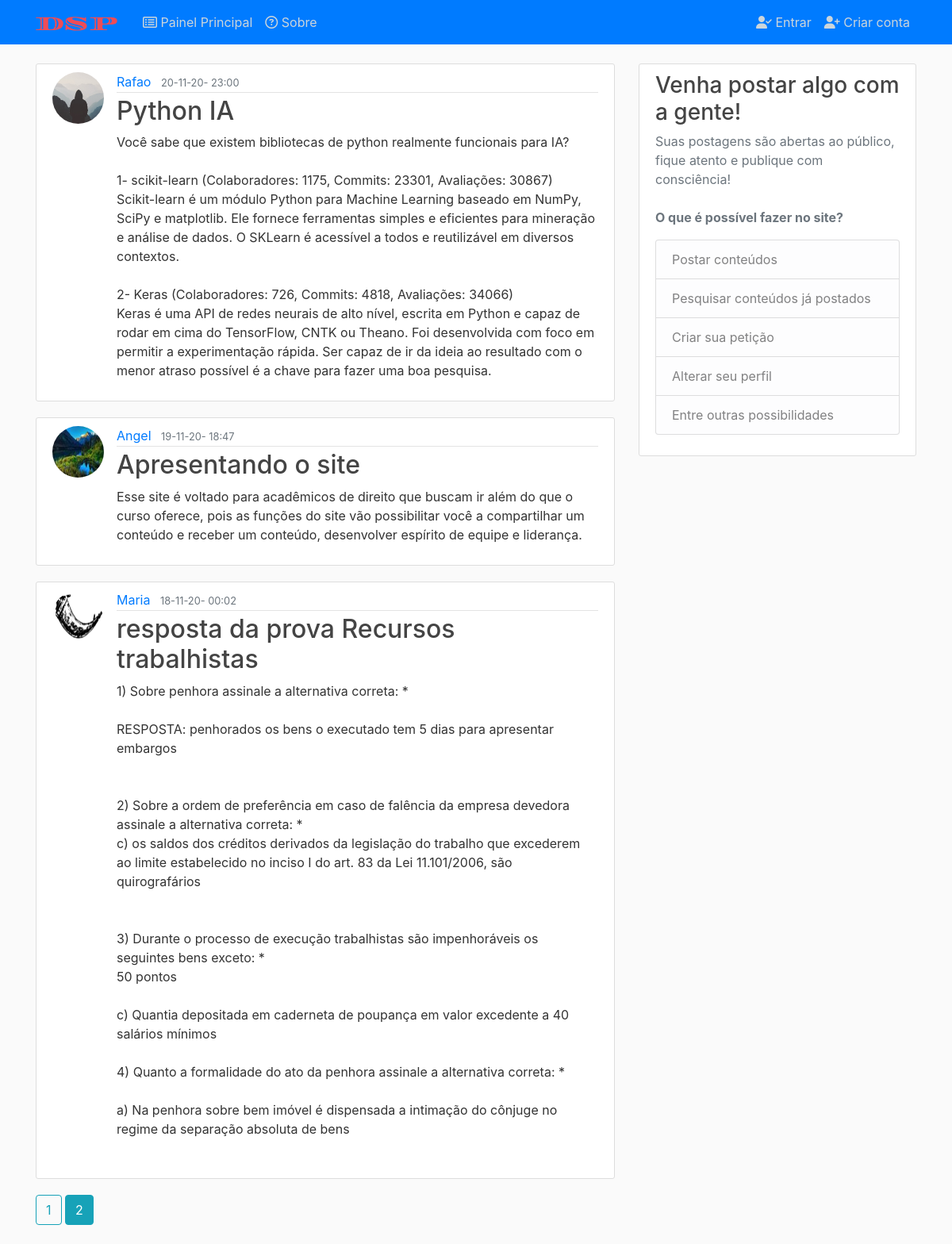
/2, run on the app's committed database.
### application/models.py (models this page shows, shortened)
class Post(db.Model):
    id = db.Column(db.Integer, primary_key=True)
    title = db.Column(db.String(100), nullable=False)
    date_posted = db.Column(db.DateTime, nullable=False,
                            default=datetime.now)
    content = db.Column(db.Text, nullable=False)
    user_id = db.Column(db.Integer, db.ForeignKey('user.id'), nullable=False)

class User(db.Model, UserMixin):
    id = db.Column(db.Integer, primary_key=True)
    username = db.Column(db.String(20), unique=True, nullable=False)
    email = db.Column(db.String(120), unique=True, nullable=False)
    image_file = db.Column(db.String(20), nullable=False,
                           default='default.jpg')
    password = db.Column(db.String(60), nullable=False)
    posts = db.relationship('Post', backref='author', lazy=True)

### application/main/routes.py (the view, shortened to what this page needs)
@main.route('/', methods=['GET', 'POST'], defaults={"page": 1})
@main.route('/<int:page>', methods=['GET', 'POST'])
def index(page):
    page = page
    pages = 5
    posts = Post.query.order_by(
        Post.date_posted.desc()).paginate(page, pages, error_out=False)
    return render_template('index.html', posts=posts, title='Painel Principal')

### application/templates/index.html
{%extends "layout.html"%}
{%block content%}
  {% for post in posts.items %}
  <article class="media content-section">
    <img class="rounded-circle article-img" src="{{ url_for('static', filename='profile_pics/' + post.author.image_file) }}">
    <div class="media-body">
      <div class="article-metadata">
        <a class="mr-2" href="{{url_for('users.user_posts', username=post.author.username)}}">{{ post.author.username }}</a>
        <small class="text-muted">{{ post.date_posted.strftime('%d-%m-%y- %H:%M') }}</small>
      </div>
      <h2><a class="article-title" href="{{ url_for('posts.post', post_id=post.id) }}">{{ post.title }}</a></h2>
      <p class="article-content">{{ post.content }}</p>
    </div>
  </article>
  {%endfor %}
  {% for page_num in posts.iter_pages(left_edge=1, right_edge=1, left_current=1, right_current=2) %}
    {% if page_num %}
      {% if posts.page == page_num %}
        <a class="btn btn-info mb-4" href="{{ url_for('main.index', page=page_num) }}">{{ page_num }}</a>
        {% else %}
        <a class="btn btn-outline-info mb-4" href="{{ url_for('main.index', page=page_num) }}">{{ page_num }}</a>
        {% endif %}
    {% else %}
      ...
    {% endif %}
  {% endfor %}
{%endblock content%}

### application/static/main.css (style rules this page uses)
body { background: #fafafa; color: #333333; margin-top: 5rem; }
h1, h2, h3, h4, h5, h6 { color: #444444; }
.content-section { background: #ffffff; padding: 10px 20px; border: 1px solid #dddddd; border-radius: 3px; margin-bottom: 20px; }
.article-title { color: #444444; }
.article-content { white-space: pre-line; }
.article-img { height: 65px; width: 65px; margin-right: 16px; }
.article-metadata { padding-bottom: 1px; margin-bottom: 4px; border-bottom: 1px solid #e3e3e3 }

### data on the page
Post: image_file (placeholder picture), author.username "Rafao", date_posted "20-11-20- 23:00", title "Python IA", content "Você sabe que existem bibliotecas de python realmente funcionais para IA? 1- scikit-learn (Colaboradores: 1175, Commits: 23301, Avaliações: 30867) Scikit-learn é um módulo Python para Machine Learning baseado em NumPy, SciPy e matplotlib. Ele fornece ferramentas simples e eficientes para mineração e análise de dados. O SKLearn é acessível a todos e reutilizável em diversos contextos. 2- Keras (Colaboradores: 726, Commits: 4818, Avaliações: 34066) Keras é uma API de redes neurais de alto nível, escrita em Python e capaz de rodar em cima do TensorFlow, CNTK ou Theano. Foi desenvolvida com foco em permitir a experimentação rápida. Ser capaz de ir da ideia ao resultado com o menor atraso…"
Post: image_file (picture), author.username "Angel", date_posted "19-11-20- 18:47", title "Apresentando o site", content "Esse site é voltado para acadêmicos de direito que buscam ir além do que o curso oferece, pois as funções do site vão possibilitar você a compartilhar um conteúdo e receber um conteúdo, desenvolver espírito de equipe e liderança."
Post: image_file (picture), author.username "Maria", date_posted "18-11-20- 00:02", title "resposta da prova Recursos trabalhistas", content "1) Sobre penhora assinale a alternativa correta: * RESPOSTA: penhorados os bens o executado tem 5 dias para apresentar embargos 2) Sobre a ordem de preferência em caso de falência da empresa devedora assinale a alternativa correta: * c) os saldos dos créditos derivados da legislação do trabalho que excederem ao limite estabelecido no inciso I do art. 83 da Lei 11.101/2006, são quirografários 3) Durante o processo de execução trabalhistas são impenhoráveis os seguintes bens exceto: * 50 pontos c) Quantia depositada em caderneta de poupança em valor excedente a 40 salários mínimos 4) Quanto a formalidade do ato da penhora assinale a alternativa correta: * a) Na penhora sobre bem imóvel é…"

### other printed values
{{ page_num }} "1"
{{ page_num }} "2"
